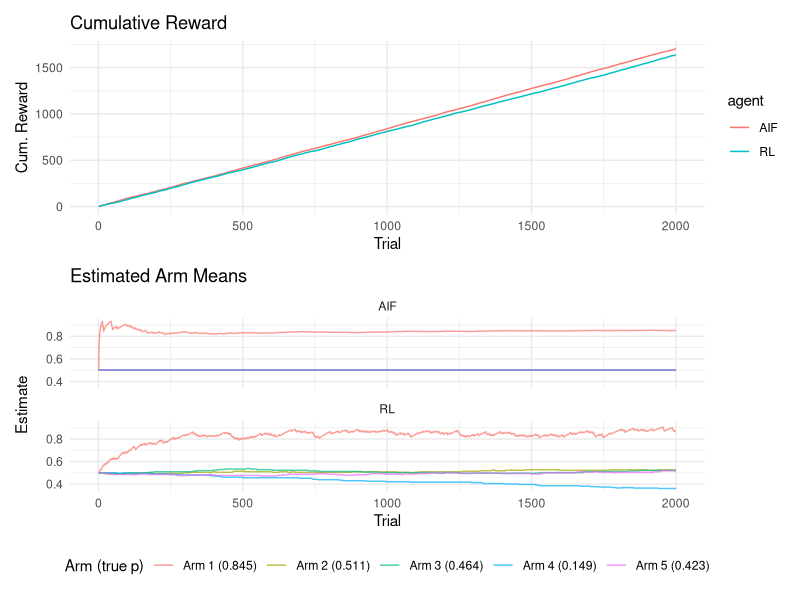
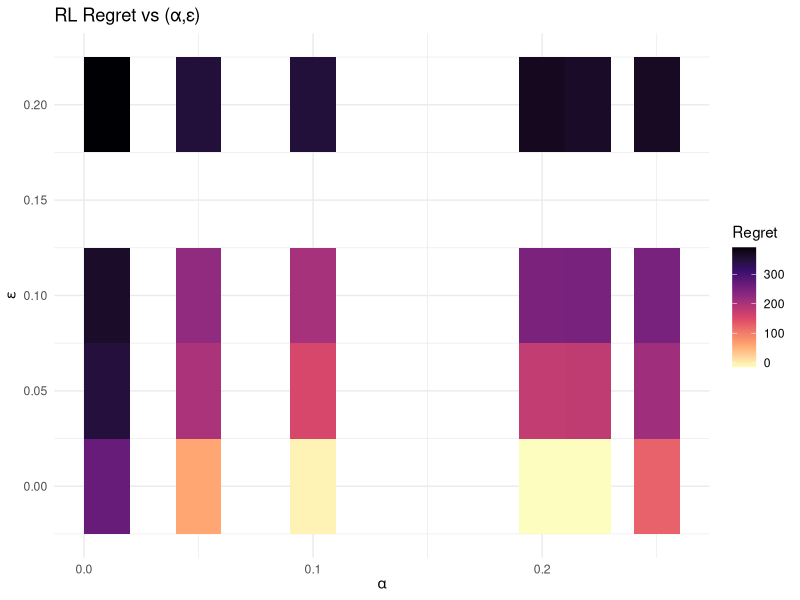
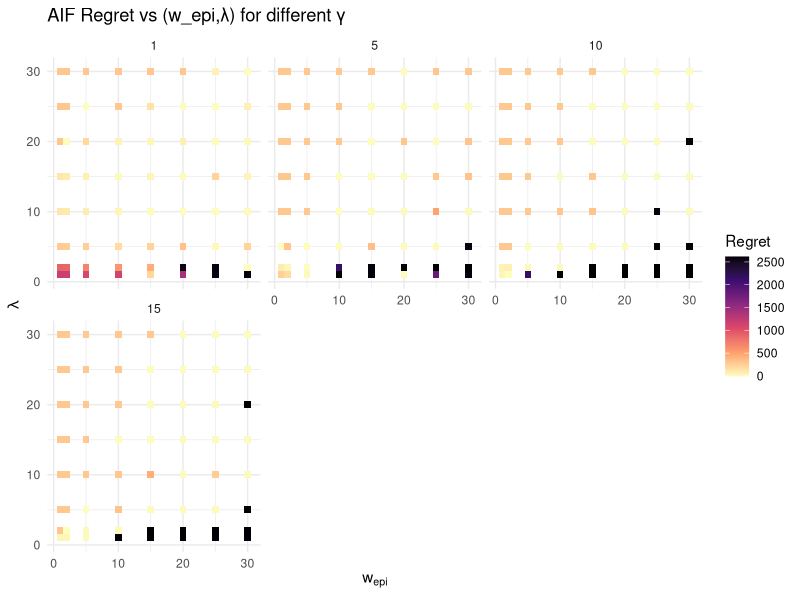

Write R code to recreate these figures, in order.
rm(list=ls())
library(tidyverse)
library(patchwork)

# -------------------------------------------------------------------
# k-Armed Bernoulli Bandit: RL vs AIF with Beta-Bayes planning
# -------------------------------------------------------------------
{
  seed <- sample(1:10000, 1)
  #set.seed(4696)
  #set.seed(667)
  #set.seed(1424)
  #set.seed(9726)
  #set.seed(4728)
  #set.seed(7382)
  
  set.seed(seed)
  # 1) Problem spec
  k      <- 5
  true_p <- runif(k, 0.1, 0.9)   # ground truth (unknown to agents)
  T      <- 2000
  alpha  <- 0.01                  # RL learning rate
  eps    <- 0.1                 # RL epsilon-greedy
  
  # 2) AIF parameters
  w_epi  <- 5.0                  # weight on info-gain
  lambda <- 25.0                  # weight on reward
  gamma  <- 25.0                  # softmax inverse temperature
  
  # 3) Storage & init
  # RL
  Q        <- rep(0.5, k)
  # AIF: Beta(alpha,beta) counts for each arm
  a_counts <- rep(1, k)
  b_counts <- rep(1, k)
  
  reward_rl <- numeric(T)
  reward_ai <- numeric(T)
  rl_Q_hist <- matrix(0, nrow=T, ncol=k)
  ai_p_hist <- matrix(0, nrow=T, ncol=k)
  
  # helper: KL divergence Beta(a1,b1) || Beta(a0,b0)
  kl_beta <- function(a1,b1,a0,b0) {
    term1 <- lgamma(a0+b0) - lgamma(a0) - lgamma(b0)
    term2 <- lgamma(a1) + lgamma(b1) - lgamma(a1+b1)
    term3 <- (a1-a0)*(digamma(a1) - digamma(a1+b1))
    term4 <- (b1-b0)*(digamma(b1) - digamma(a1+b1))
    term5 <- (a0+b0 - a1 - b1)*(digamma(a0+b0) - digamma(a1+b1))
    term1 + term2 + term3 + term4 + term5
  }
  
  # 4) Simulation
  for(t in 1:T){
    # RL: epsilon-greedy
    rl_Q_hist[t,] <- Q
    if(runif(1)<eps) a_rl <- sample.int(k,1)
    else             a_rl <- which.max(Q)
    r_rl <- rbinom(1,1,true_p[a_rl])
    Q[a_rl] <- Q[a_rl] + alpha*(r_rl-Q[a_rl])
    reward_rl[t] <- r_rl
    
    # AIF
    p_hat <- a_counts/(a_counts+b_counts)  
    ai_p_hist[t,] <- p_hat
    G <- numeric(k)
    for(a in 1:k){
      ext <- -lambda * p_hat[a]
      kl1 <- kl_beta(a_counts[a]+1, b_counts[a], a_counts[a], b_counts[a])
      kl0 <- kl_beta(a_counts[a],   b_counts[a]+1, a_counts[a], b_counts[a])
      epi <- -w_epi * ( p_hat[a]*kl1 + (1-p_hat[a])*kl0 )
      G[a] <- ext + epi
    }
    pi   <- exp(-gamma*G); pi <- pi/sum(pi)
    a_ai <- sample.int(k,1,prob=pi)
    r_ai <- rbinom(1,1,true_p[a_ai])
    reward_ai[t] <- r_ai
    
    # update counts
    a_counts[a_ai] <- a_counts[a_ai] + r_ai
    b_counts[a_ai] <- b_counts[a_ai] + (1-r_ai)
  }
  arm_labels <- paste0("Arm ", seq_len(k), " (", sprintf("%.3f", true_p), ")")
  
  # 5) Plots
  library(tidyverse)
  library(patchwork)
  
  # 5.1) Cumulative rewards
  df_r <- tibble(
    trial = 1:T,
    RL    = cumsum(reward_rl),
    AIF   = cumsum(reward_ai)
  ) |> pivot_longer(-trial, names_to="agent", values_to="cum_reward")
  
  p1 <- ggplot(df_r, aes(trial, cum_reward, color=agent)) +
    geom_line() +
    theme_minimal() +
    labs(title="Cumulative Reward", x="Trial", y="Cum. Reward")
  
  # 5.2) Learned‐mean trajectories
  # RL Q‐values
  df_q <- as_tibble(rl_Q_hist) |>
    set_names(arm_labels) |>        
    mutate(trial=1:T) |>
    pivot_longer(-trial, names_to="arm", values_to="value") |>
    mutate(agent="RL")
  
  # AIF posterior means
  df_p <- as_tibble(ai_p_hist) |>
    set_names(arm_labels) |>       
    mutate(trial=1:T) |>
    pivot_longer(-trial, names_to="arm", values_to="value") |>
    mutate(agent="AIF")
  
  df_both <- bind_rows(df_q, df_p)
  
  p2 <- ggplot(df_both, aes(trial, value, color=arm)) +
    geom_line(alpha=0.7) +
    facet_wrap(~agent, ncol=1) +
    theme_minimal() +
    labs(title="Estimated Arm Means",
         x="Trial", y="Estimate",
         color="Arm (true p)")  +     
    theme(legend.position="bottom")
  
  print(p1 / p2)
}


# 1) Fixed bandit setup
k      <- 5
T      <- 4000
true_p <- runif(k, .1, .9)
p_star <- max(true_p)  
seed   <- 123

# shared simulation code (returns a list with rl and aif cum rewards)
run_bandit <- function(alpha, eps, w_epi, lambda, gamma, seed=123) {
  set.seed(seed)
  Q        <- rep(0.5, k)
  a_counts <- rep(1, k); b_counts <- rep(1, k)
  cum_rl   <- 0; cum_ai <- 0
  
  kl_beta <- function(a1,b1,a0,b0) {
    t1 <- lgamma(a0+b0)-lgamma(a0)-lgamma(b0)
    t2 <- lgamma(a1)+lgamma(b1)-lgamma(a1+b1)
    t3 <- (a1-a0)*(digamma(a1)-digamma(a1+b1))
    t4 <- (b1-b0)*(digamma(b1)-digamma(a1+b1))
    t5 <- (a0+b0-a1-b1)*(digamma(a0+b0)-digamma(a1+b1))
    t1+t2+t3+t4+t5
  }
  
  for(t in 1:T){
    # RL step
    if(runif(1)<eps) a_rl <- sample.int(k,1) else a_rl <- which.max(Q)
    r_rl <- rbinom(1,1,true_p[a_rl])
    Q[a_rl] <- Q[a_rl] + alpha*(r_rl-Q[a_rl])
    cum_rl <- cum_rl + r_rl
    
    # AIF step
    p_hat <- a_counts/(a_counts+b_counts)
    G     <- numeric(k)
    for(a in 1:k){
      ext  <- -lambda * p_hat[a]
      kl1  <- kl_beta(a_counts[a]+1, b_counts[a], a_counts[a], b_counts[a])
      kl0  <- kl_beta(a_counts[a],   b_counts[a]+1, a_counts[a], b_counts[a])
      epi  <- -w_epi * (p_hat[a]*kl1 + (1-p_hat[a])*kl0)
      G[a] <- ext + epi
    }
    pi    <- exp(-gamma*G); pi <- pi/sum(pi)
    a_ai  <- sample.int(k,1,prob=pi)
    r_ai  <- rbinom(1,1,true_p[a_ai])
    cum_ai <- cum_ai + r_ai
    
    a_counts[a_ai] <- a_counts[a_ai] + r_ai
    b_counts[a_ai] <- b_counts[a_ai] + (1-r_ai)
  }
  
  regret_rl <- p_star * T - cum_rl
  regret_ai <- p_star * T - cum_ai
  
  list(cum_rl=cum_rl, cum_ai=cum_ai,
       regret_rl=regret_rl, regret_ai=regret_ai)
}

# 2) RL grid: sweep alpha × eps (AIF held at defaults)
grid_rl <- expand.grid(
  alpha = c(0.01, 0.05, 0.1, 0.2, 0.22, 0.25),
  eps   = c(0, 0.05, 0.1, 0.2)
)
results_rl <- grid_rl %>%
  pmap_dfr(function(alpha, eps) {
    out <- run_bandit(alpha, eps,
                      w_epi=5, lambda=5, gamma=5,
                      seed=seed)
    tibble(alpha, eps,
           cum_rl   = out$cum_rl,
           regret_rl= out$regret_rl)
  })

# plot RL heatmap
ggplot(results_rl, aes(alpha, eps, fill=regret_rl)) +
  geom_tile() +
  scale_fill_viridis_c(option="magma", direction=-1) +
  labs(title="RL Regret vs (α,ε)",
       x=expression(alpha), y=expression(epsilon),
       fill="Regret") +
  theme_minimal()

# 3) AIF grid: sweep w_epi × lambda, faceted by gamma (RL held fixed)
grid_aif <- expand.grid(
  w_epi  = c(1, 2, 5, 10, 15, 20, 25, 30),
  lambda = c(1, 2, 5, 10, 15, 20, 25, 30),
  gamma  = c(1, 5, 10, 15)
)
results_aif <- grid_aif %>%
  pmap_dfr(function(w_epi, lambda, gamma) {
    out <- run_bandit(alpha=0.1, eps=0.1,
                      w_epi=w_epi, lambda=lambda, gamma=gamma,
                      seed=seed)
    tibble(w_epi, lambda, gamma,
           cum_ai    = out$cum_ai,
           regret_ai = out$regret_ai)
  })

# plot AIF heatmaps faceted by gamma
ggplot(results_aif, aes(w_epi, lambda, fill=regret_ai)) +
  geom_tile() +
  scale_fill_viridis_c(option="magma", direction=-1) +
  facet_wrap(~gamma, ncol=3) +
  labs(title="AIF Regret vs (w_epi,λ) for different γ",
       x=expression(w[epi]), y=expression(lambda),
       fill="Regret") +
  theme_minimal()

results_aif[which.max(results_aif$cum_ai),]
results_rl[which.max(results_rl$cum_rl),]


results_aif[which.min(results_aif$regret_ai),]
results_rl[which.min(results_rl$regret_rl),]
